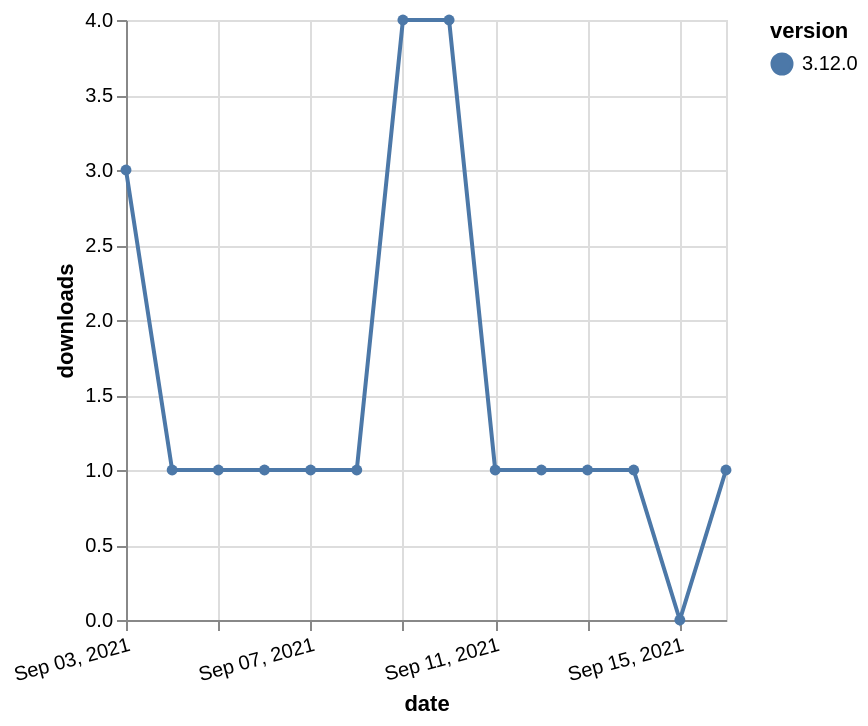

The specification (Vega-Lite) saved for this image:
### Vega-Lite specification from a JSON file in a GitHub repository (floating-point values rounded to 4 significant figures)
{"$schema": "https://vega.github.io/schema/vega-lite/v5.json", "description": "A simple bar chart with embedded data.", "data": {"values": [{"date": "2021-09-03", "total": 529, "delta": 3, "version": "3.12.0"}, {"date": "2021-09-04", "total": 530, "delta": 1, "version": "3.12.0"}, {"date": "2021-09-05", "total": 531, "delta": 1, "version": "3.12.0"}, {"date": "2021-09-06", "total": 532, "delta": 1, "version": "3.12.0"}, {"date": "2021-09-07", "total": 533, "delta": 1, "version": "3.12.0"}, {"date": "2021-09-08", "total": 534, "delta": 1, "version": "3.12.0"}, {"date": "2021-09-09", "total": 538, "delta": 4, "version": "3.12.0"}, {"date": "2021-09-10", "total": 542, "delta": 4, "version": "3.12.0"}, {"date": "2021-09-11", "total": 543, "delta": 1, "version": "3.12.0"}, {"date": "2021-09-12", "total": 544, "delta": 1, "version": "3.12.0"}, {"date": "2021-09-13", "total": 545, "delta": 1, "version": "3.12.0"}, {"date": "2021-09-14", "total": 546, "delta": 1, "version": "3.12.0"}, {"date": "2021-09-15", "total": 546, "delta": 0, "version": "3.12.0"}, {"date": "2021-09-16", "total": 547, "delta": 1, "version": "3.12.0"}]}, "width": "container", "mark": {"type": "line", "point": {"filled": true}}, "encoding": {"x": {"field": "date", "type": "temporal", "timeUnit": "yearmonthdate", "title": "date", "axis": {"labelAngle": -15}}, "y": {"field": "delta", "type": "quantitative", "title": "downloads"}, "color": {"field": "version", "type": "nominal"}, "tooltip": {"field": "delta"}}}
